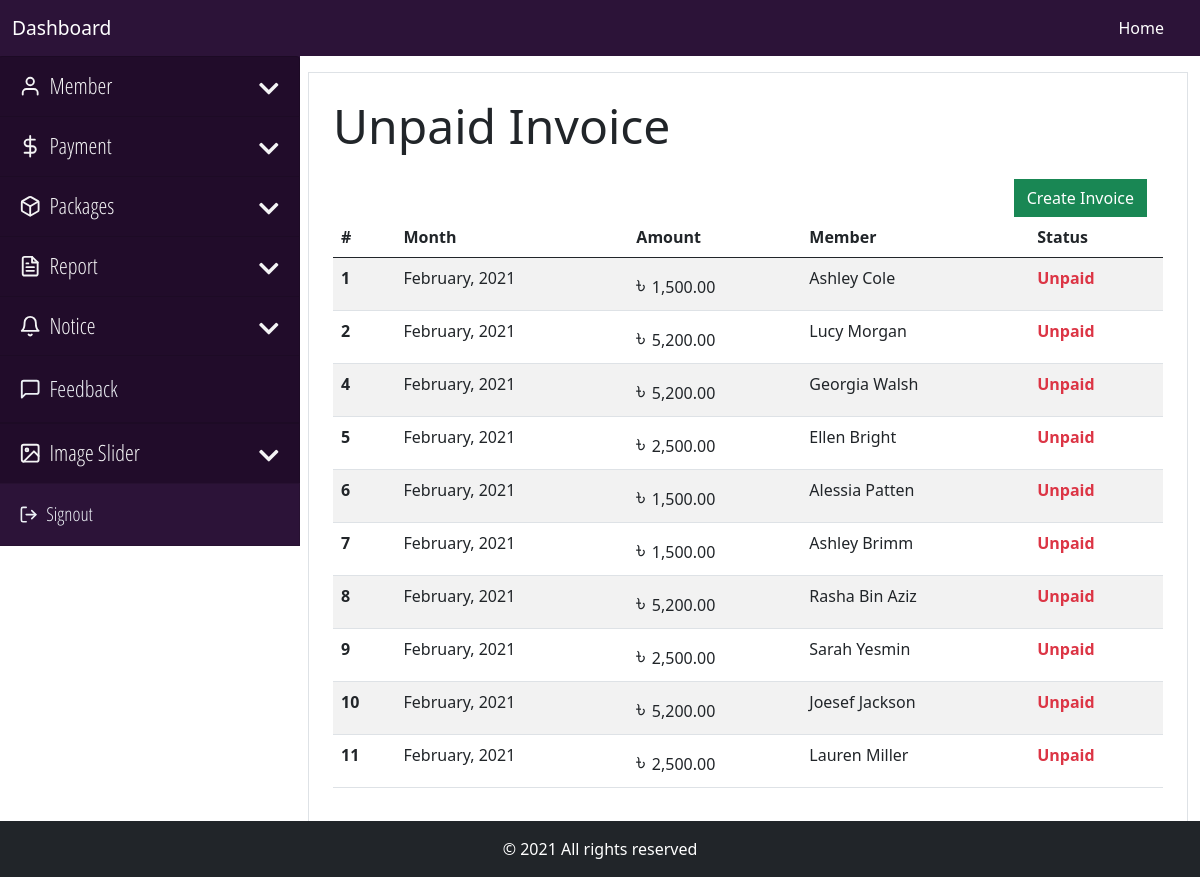
The app's page /backend/payment/view-invoices.php (signed in) with its own data.
### tables this page shows
CREATE TABLE `member` (
  `member_id` int(11) NOT NULL,
  `member_name` varchar(60) NOT NULL,
  `member_gender` enum('male','female','others') DEFAULT NULL,
  `member_dob` varchar(25) DEFAULT NULL,
  `member_address` varchar(255) DEFAULT NULL,
  `member_package` varchar(20) NOT NULL,
  `member_mobile` varchar(11) DEFAULT NULL,
  `member_photo` varchar(255) DEFAULT NULL,
  `member_status` enum('0','1','2') NOT NULL DEFAULT '0' COMMENT '0 = pending, 1 = Active, 2 = banned',
  `member_user_id` int(11) NOT NULL,
  `member_joined_at` timestamp NOT NULL DEFAULT current_timestamp()
);

CREATE TABLE `invoice` (
  `invoice_id` int(11) NOT NULL,
  `invoice_member_id` int(11) NOT NULL,
  `invoice_month` varchar(30) NOT NULL,
  `invoice_amount` varchar(10) NOT NULL,
  `invoice_status` varchar(6) NOT NULL,
  `invoice_created` timestamp NOT NULL DEFAULT current_timestamp()
);

### core/main.php (called while the page is built, shortened)
<?php
    class Main
    {
        private $host = "localhost";
        private $user = "root";
        private $pass ="";
        private $database = "gym_manager";
        private function dbConnect()
        {
            try
            {
                $this->conn = new PDO('mysql:host='.$this->host.';dbname='.$this->database, $this->user, $this->pass);
            }
            catch(PDOException $Exception)
            {
                $this->errmsg = $Exception->getMessage();
            }
        }
    }
?>

### core/dashboard.php (called while the page is built, shortened)
<?php
    require_once "main.php";
    class Dashboard extends Main
    {
        public function viewInvoice()
        {
            try
            {
                $this->sql = $this->conn->prepare('SELECT * FROM member INNER JOIN invoice ON member.member_id=invoice.invoice_member_id WHERE invoice_status = "Unpaid"');
                $this->sql->execute();
                if($this->sql->rowCount() > 0)
                {
                    $data = $this->sql->fetchAll(PDO::FETCH_OBJ);
                    return $data;
                }
                else
                {
                    return false;
                }
            }
            catch(PDOException $Exception)
            {
                $this->errmsg = $Exception->getMessage();
                $_SESSION['error'] = "Unexpected Error Occured. Please try again Later.<br> Error: ".$this->errmsg;
                return false;
            }
        }
    }
?>

### backend/payment/view-invoices.php (the view, shortened to what this page needs)
<?php
    require_once "../../core/dashboard.php";
    $invoice = new Dashboard;
    $result = $invoice->viewInvoice();
    require_once "../inc/be-header.php";
    if(isset( $_SESSION['role']) &&  $_SESSION['role'] == 'admin' )
    {
      require_once "../inc/be-nav-admin.php";
    }
    else
    {
      require_once "../inc/be-nav-user.php";
    }
?>
<div class="container-fluid overflow-hidden mb-5">
    <div class="row gx-2 mt-3">
    <?php
        if(isset( $_SESSION['role']) &&  $_SESSION['role'] == 'admin' )
        {
          require_once "../inc/be-sidenav-admin.php";
        }
        else
        {
          require_once "../inc/be-sidenav-user.php";
        }
    ?>
        <div class="col-md-9">
            <div class="border p-4">
                <h2 class="display-5 mb-4">Unpaid Invoice</h2>
                <a href="../process/be-invoice.php" class="btn btn-success rounded-0 d-block float-end me-3">Create Invoice</a>
                <table class="table table-striped">
                    <thead>
                        <tr>
                            <th scope="col">#</th>
                            <th scope="col">Month</th>
                            <th scope="col">Amount</th>
                            <th scope="col">Member</th>
                            <th scope="col">Status</th>
                        </tr>
                    </thead>
                    <tbody>
                        <?php
                            if($result != false)
                            {
                                foreach($result as $data)
                                {
                                    $amount = "<span class='bdt'>&#2547; </span>".number_format($data->invoice_amount, 2);
                        ?>
                            <tr>
                                <th scope="row"><?=$data->invoice_id?></th>
                                <td><?=$data->invoice_month?></td>
                                <td><?=$amount?></td>
                                <td><?=$data->member_name?></td>
                                <td><strong class="text-danger"><?=$data->invoice_status?></strong></td>
                            </tr>
                        <?php
                                }
                            }
                            else
                            {
                        ?>
                            <tr>
                                <td colspan="5" class="text-danger text-center"> <strong>No Data Found</strong> </td>
                            </tr>
                        <?php
                            }
                        ?>
                    </tbody>
                </table>
            </div>
        </div>
    </div>
</div>
<?php
    require_once "../inc/be-footer.php";
?>

### _resources/stylesheets/style.css (style rules this page uses)
.bdt { font-size: 24px!important; }

### records on screen
member: invoice.invoice_id "1", invoice.invoice_month "February, 2021", invoice.invoice_amount "1,500.00", member_name "Ashley Cole", invoice.invoice_status "Unpaid"
member: invoice.invoice_id "2", invoice.invoice_month "February, 2021", invoice.invoice_amount "5,200.00", member_name "Lucy Morgan", invoice.invoice_status "Unpaid"
member: invoice.invoice_id "4", invoice.invoice_month "February, 2021", invoice.invoice_amount "5,200.00", member_name "Georgia Walsh", invoice.invoice_status "Unpaid"
member: invoice.invoice_id "5", invoice.invoice_month "February, 2021", invoice.invoice_amount "2,500.00", member_name "Ellen Bright", invoice.invoice_status "Unpaid"
member: invoice.invoice_id "6", invoice.invoice_month "February, 2021", invoice.invoice_amount "1,500.00", member_name "Alessia Patten", invoice.invoice_status "Unpaid"
member: invoice.invoice_id "7", invoice.invoice_month "February, 2021", invoice.invoice_amount "1,500.00", member_name "Ashley Brimm", invoice.invoice_status "Unpaid"
member: invoice.invoice_id "8", invoice.invoice_month "February, 2021", invoice.invoice_amount "5,200.00", member_name "Rasha Bin Aziz", invoice.invoice_status "Unpaid"
member: invoice.invoice_id "9", invoice.invoice_month "February, 2021", invoice.invoice_amount "2,500.00", member_name "Sarah Yesmin", invoice.invoice_status "Unpaid"
member: invoice.invoice_id "10", invoice.invoice_month "February, 2021", invoice.invoice_amount "5,200.00", member_name "Joesef Jackson", invoice.invoice_status "Unpaid"
member: invoice.invoice_id "11", invoice.invoice_month "February, 2021", invoice.invoice_amount "2,500.00", member_name "Lauren Miller", invoice.invoice_status "Unpaid"
